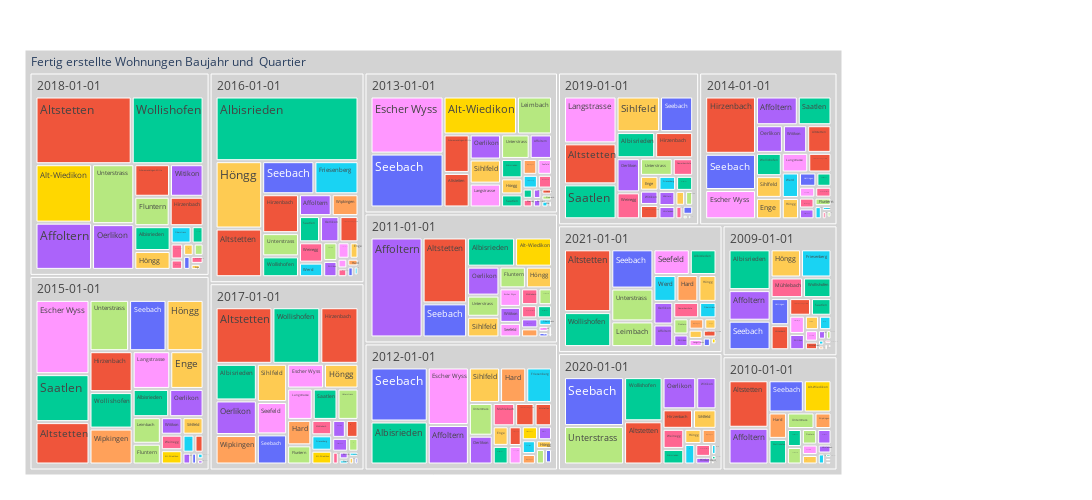

Here is the notebook cell this chart was saved with:
### Code cell
fig = px.treemap(myTreemapAgg.query('sum_Whg_fertigerstellt >0').reset_index(), path=[px.Constant("Fertig erstellte Wohnungen Baujahr und  Quartier")
                                                                                      , 'Jahr','QuarLang']
                 , values='sum_Whg_fertigerstellt'
                 , color='QuarLang'
                 ## bei discrete scales (bei Klassen und Strings):                 
                 , color_discrete_map={'(?)':'lightgrey','Alt-Wiedikon':'gold', 'SP':'#FF3030', 'PdA':'#EE3B3B', 'Grüne':'#A2CD5A','GLP':'#CAFF70','Die Mitte':'orange','FDP':'#104E8B','AL':'deeppink','SVP':'forestgreen', 'FL ZÜRI':'#8B864E','Volt':'#lightblue' }                
                 ## bei continuous scales (bei Zahlenwerten):
                #, color_continuous_scale='cividis'
                #, color_continuous_midpoint=np.average(df['AnzBestWir'], weights=df['AnzBestWir'])  
                 ,height=500
                 ,width=1100                 
                )
fig.update_traces(root_color="grey")
fig.update_layout(margin = dict(t=50, l=25, r=250, b=25))
fig.show()

### Figure 1 — Plotly figure (JSON) as saved in the notebook; plotly's stock layout.template omitted (floating-point values rounded to 4 significant figures; data arrays with more than 128 entries replaced by an {"elided": "..."} marker saying what was removed)
{"data": [{"branchvalues": "total", "customdata": {"elided": "328x1 str values"}, "domain": {"x": [0, 1], "y": [0, 1]}, "hovertemplate": "labels=%{label}<br>sum_Whg_fertigerstellt=%{value}<br>parent=%{parent}<br>id=%{id}<br>QuarLang=%{customdata[0]}<extra></extra>", "ids": {"elided": "328 str values"}, "labels": {"elided": "328 str values"}, "marker": {"colors": {"elided": "328 str values"}}, "name": "", "parents": {"elided": "328 str values"}, "root": {"color": "grey"}, "type": "treemap", "values": {"elided": "328 int values"}}], "layout": {"height": 500, "legend": {"tracegroupgap": 0}, "margin": {"b": 25, "l": 25, "r": 250, "t": 50}, "width": 1100}}
